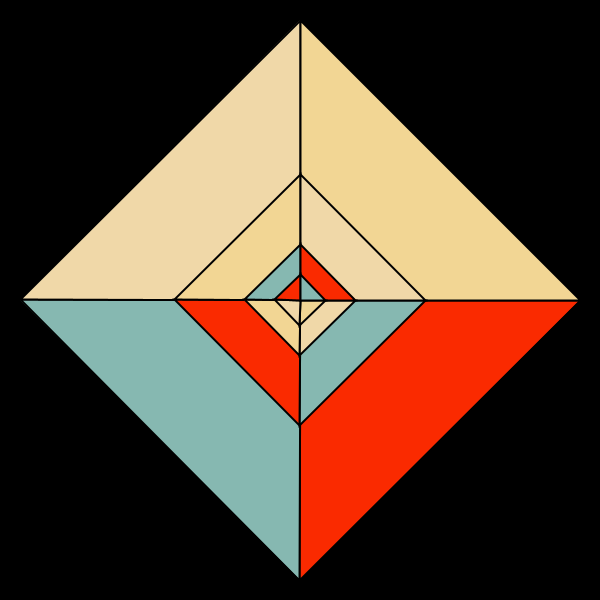
Frame 1 (no input)
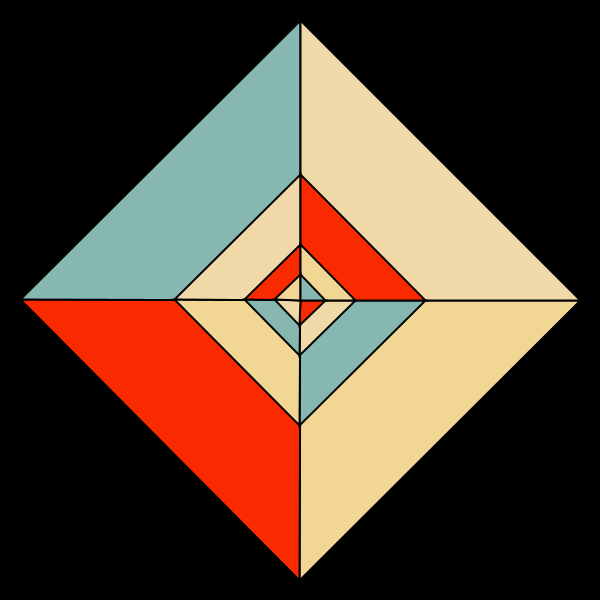
Frame 2 (the mouse pressed at the canvas centre, redrawn once)

The Processing sketch that drew these frames (run headless with seeded random() and noise(); the mouse was pressed at the canvas centre and the sketch redrawn once):

// Processing sketch: Fun09_Geometric_Series_Latin_Square
// ── Fun09_Geometric_Series_Latin_Square.pde
// By Risou
// https://risoume.github.io/

color[] colors = {#F0D8A8, #86B8B1, #F2D694, #FA2A00};
int[][] M = new int[4][4];
int[] A = new int[4]; // temporary for swap
int[][] X; // Rule  for permutations

int n = 5;
int k;
float s, t;
int pad = 20;

void setup() {
  size(600, 600);
  noLoop();
  init();
}

void init() {
  s = width-2*pad;
  t = 2*PI/(n-1);
  
  k = int(random(3, 7)); // Number of alternating permutation
  X = new int[k][2];
  for (int i= 0; i < k; i++) {
    X[i][0] = int(random(0, 4));
    do {
      X[i][1] = int(random(0, 4));
    } while (X[i][1] == X[i][0]);
  }
  for (int i = 0; i < 4; i++) {
    for (int j = 0; j < 4; j++) {
      M[i][j] = (i+j)%4;
    }
  }
}

void draw() {
  background(#fffbe6);
  background(0);
  strokeWeight(2);
  permute();
  pushMatrix();
  translate(300, 300);
  rotate(-(n-5)*t/4);
  geometricN(s/2, 0);
  popMatrix();
}

void geometricN(float s, int j) {
  for (int i = 0; i < n-1; i++) {
    fill(colors[M[j][i]]);
    triangle(0, 0, s*cos(i*t), s*sin(i*t), s*cos((i+1)*t), s*sin((i+1)*t));
  }
  if (s < 40) return;
  geometricN(s/sqrt(n), ++j);
}

void permute() {
  int a, b;
  int sign = 1;
  for (int i = 0; i < k; i++) {
    a = X[i][0];
    b = X[i][1];
    if (sign == 1) { // permute column a and b
      for (int j = 0; j < 4; j++) {
        A[j] = M[a][j];
        M[a][j] = M[b][j];
        M[b][j] = A[j];
      }
    } else { // permute row a and b
      for (int j = 0; j < 4; j++) {
        A[j] = M[j][a];
        M[j][a] = M[j][b];
        M[j][b] = A[j];
      }
    }
    sign *= -1;
  }
}

void mouseReleased() {
  init();
  redraw();
}
